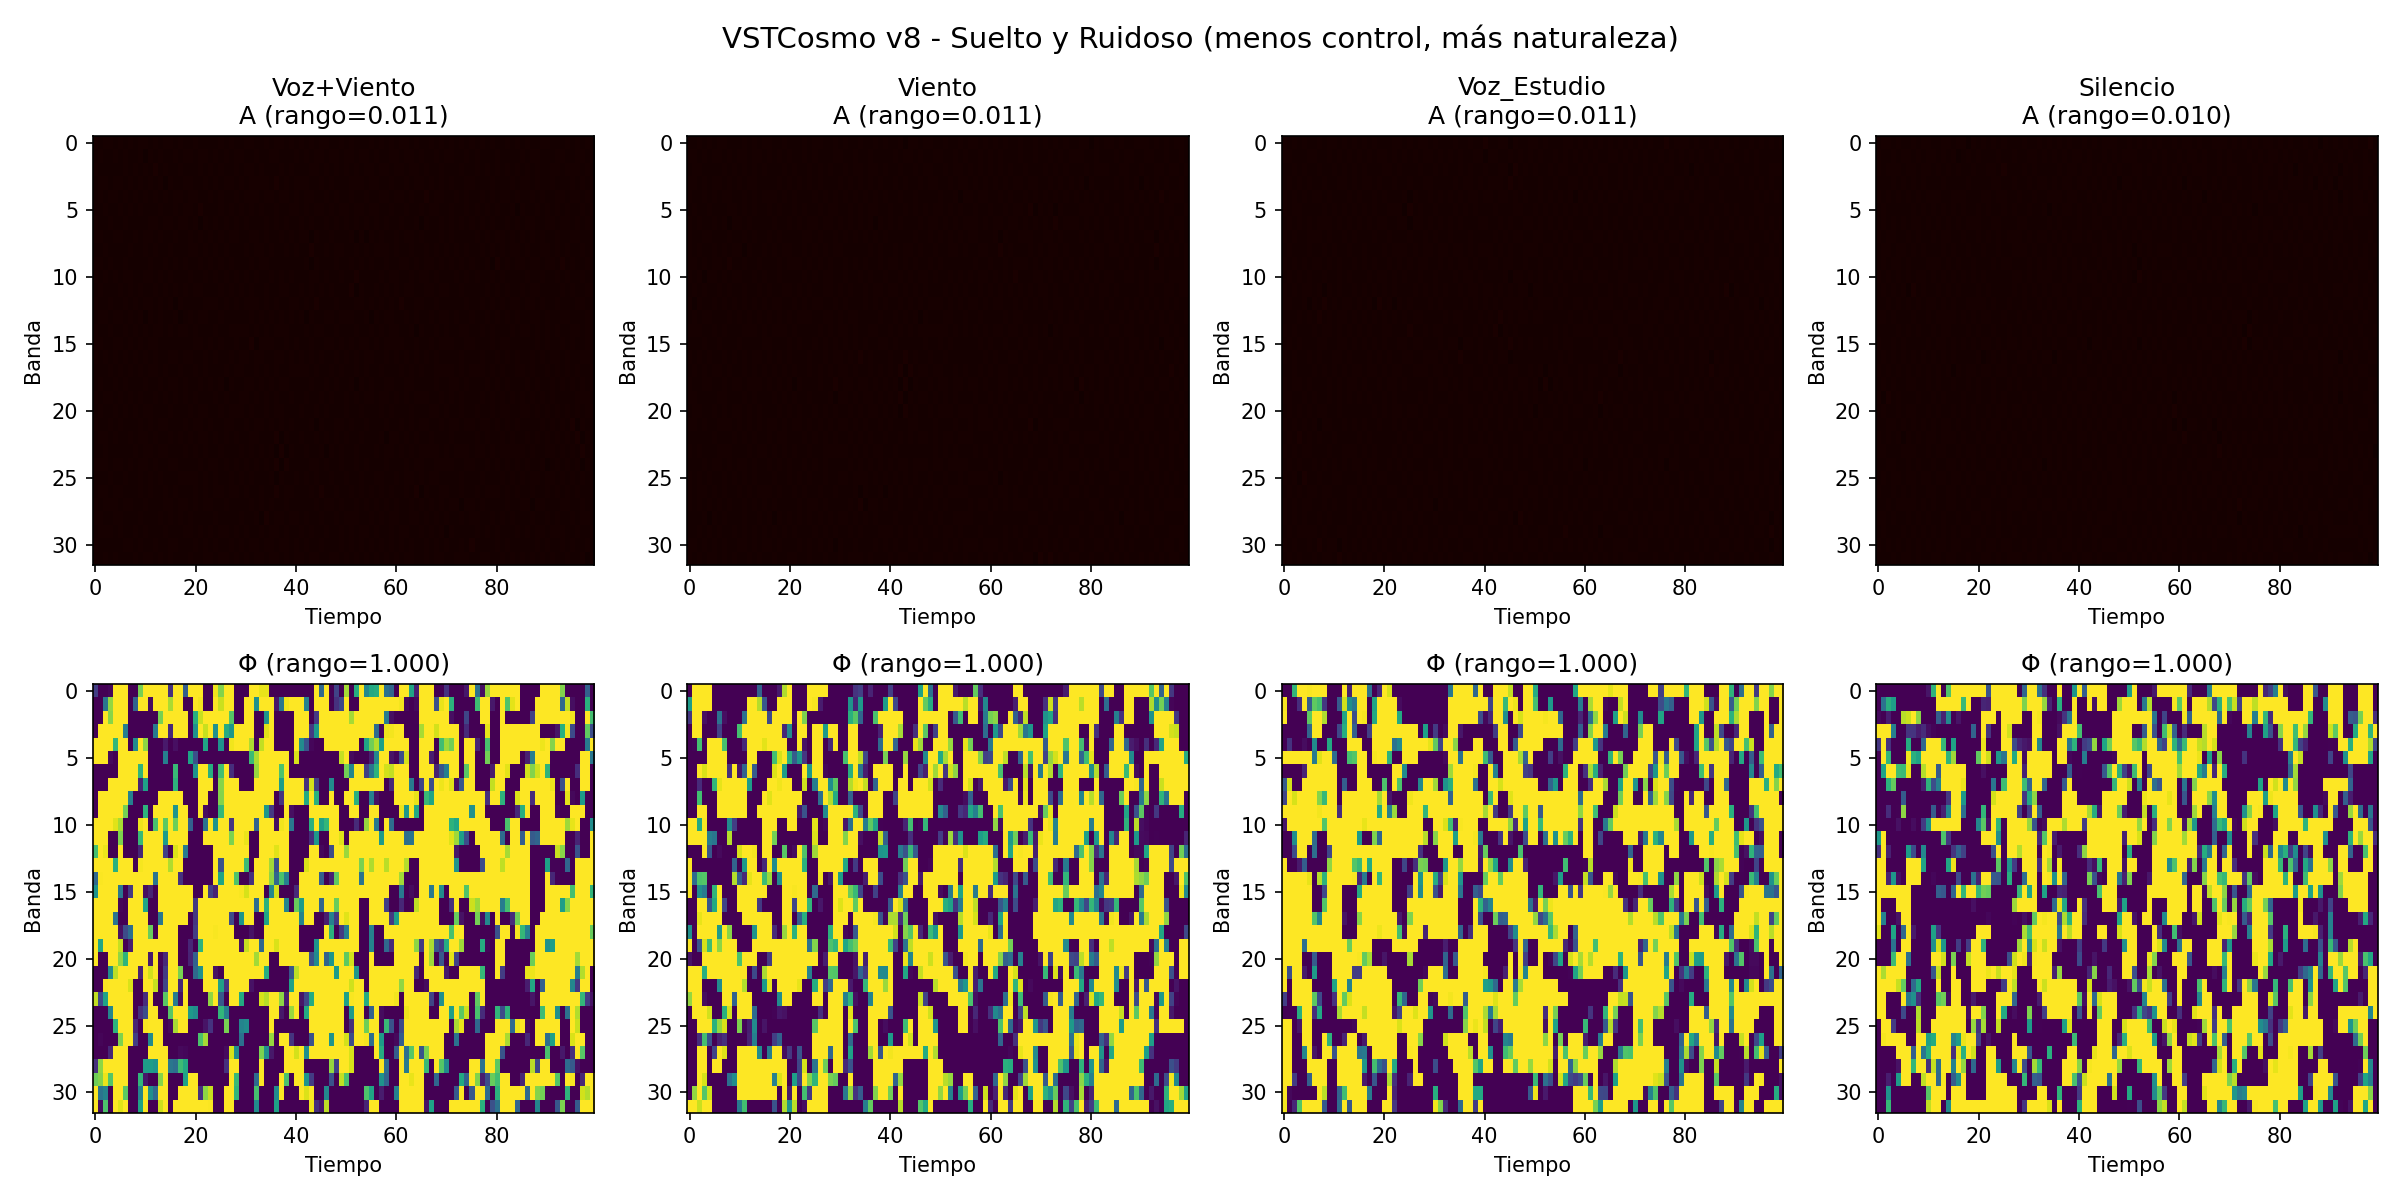

Source code (Python):
#!/usr/bin/env python3
"""
VSTCosmo - Experimento v8: Suelto y Ruidoso
Parámetros más libres, menos control, más naturaleza.
No busca precisión. Busca persistencia.
"""

import numpy as np
import scipy.io.wavfile as wav
import matplotlib.pyplot as plt
import warnings
warnings.filterwarnings('ignore')

# ============================================================
# PARÁMETROS SUELTOS (menos rigurosidad)
# ============================================================
DIM_FREQ = 32
DIM_TIME = 100
DT = 0.01
DURACION = 20.0
N_PASOS = int(DURACION / DT)

# Φ: inestabilidad con holgura
DIFUSION_PHI = 0.1
GANANCIA_INEST = 0.25   # un poco más que antes

# A: más libertad
REFUERZO_A = 0.15
INHIBICION_A = 0.2
DIFUSION_A = 0.08
DISIPACION_A = 0.01
BASAL_A = 0.05

# Inercia: más cruda
INERCIA = 0.05

# Acoplamiento
DIFUSION_ACOPLAMIENTO = 0.2

# Límites amplios
LIMITE_MAX = 1.0
LIMITE_MIN = 0.0

# ============================================================
# FUNCIONES
# ============================================================
def cargar_audio(ruta):
    sr, data = wav.read(ruta)
    if data.dtype == np.int16:
        data = data.astype(np.float32) / 32768.0
    if data.ndim == 2:
        data = data.mean(axis=1)
    max_val = np.max(np.abs(data))
    if max_val > 0:
        data = data / max_val
    return sr, data

def inicializar_campo():
    return np.random.rand(DIM_FREQ, DIM_TIME) * 0.2 + 0.4

def inicializar_atencion():
    return np.ones((DIM_FREQ, DIM_TIME)) * BASAL_A

def aplicar_perturbacion(Phi, muestra, paso):
    m = (muestra + 1) / 2
    m = np.clip(m, 0, 1)
    banda = int(m * (DIM_FREQ - 1))
    t_idx = paso % DIM_TIME
    intensidad = 0.1 * abs(muestra)  # más intensidad
    
    for db in range(-3, 4):  # más rango
        b = (banda + db) % DIM_FREQ
        peso = np.exp(-(db**2) / 6)  # gaussiano más ancho
        Phi[b, t_idx] += intensidad * peso
    
    for dt in range(-2, 3):
        t = (t_idx + dt) % DIM_TIME
        for db in range(-2, 3):
            b = (banda + db) % DIM_FREQ
            peso_t = np.exp(-(dt**2) / 3)
            Phi[b, t] += intensidad * 0.2 * peso_t
    
    return np.clip(Phi, LIMITE_MIN, LIMITE_MAX)

def vecinos_phi(Phi):
    return (np.roll(Phi, 1, axis=0) + np.roll(Phi, -1, axis=0) +
            np.roll(Phi, 1, axis=1) + np.roll(Phi, -1, axis=1)) / 4

def actualizar_campo(Phi, muestra, paso):
    Phi = aplicar_perturbacion(Phi, muestra, paso)
    vecinos = vecinos_phi(Phi)
    difusion = DIFUSION_PHI * (vecinos - Phi)
    desviacion = Phi - 0.5
    inestabilidad = GANANCIA_INEST * desviacion * (1 - desviacion**2)
    Phi = Phi + DT * (difusion + inestabilidad)
    return np.clip(Phi, LIMITE_MIN, LIMITE_MAX)

def vecinos_a(A):
    return (np.roll(A, 1, axis=0) + np.roll(A, -1, axis=0) +
            np.roll(A, 1, axis=1) + np.roll(A, -1, axis=1)) / 4

def actualizar_atencion(A, Phi, Phi_prev):
    auto = REFUERZO_A * A * (1 - A)
    inhib = -INHIBICION_A * vecinos_a(A)
    dif = DIFUSION_A * (vecinos_a(A) - A)
    dis = -DISIPACION_A * (A - BASAL_A)
    
    dA_base = auto + inhib + dif + dis
    
    # Gradiente temporal crudo (sin normalizar)
    grad_temporal = Phi - Phi_prev
    
    # Propagación sucia y ruidosa
    prop = INERCIA * np.roll(A, 1, axis=1) * np.maximum(grad_temporal, 0)
    prop += INERCIA * 0.5 * np.roll(A, -1, axis=1) * np.maximum(-grad_temporal, 0)
    
    dA = dA_base + prop
    
    # Pequeño ruido (naturaleza)
    dA += np.random.randn(*A.shape) * 0.001
    
    A = A + DT * dA
    return np.clip(A, LIMITE_MIN, LIMITE_MAX)

def acoplamiento_atencion_campo(Phi, A):
    vecinos = vecinos_phi(Phi)
    mezcla = (1 - 0.5 * A) * Phi + 0.5 * A * vecinos
    flujo = mezcla - Phi
    Phi = Phi + DT * DIFUSION_ACOPLAMIENTO * flujo
    return np.clip(Phi, LIMITE_MIN, LIMITE_MAX)

def simular(audio, sr, nombre, num_pasos=N_PASOS):
    print(f"\n  Simulando: {nombre}")
    
    Phi = inicializar_campo()
    A = inicializar_atencion()
    Phi_prev = Phi.copy()
    
    for paso in range(num_pasos):
        t = paso * DT
        idx = int(t * sr)
        idx = min(idx, len(audio) - 1)
        muestra = audio[idx] if idx >= 0 else 0.0
        
        Phi = actualizar_campo(Phi, muestra, paso)
        A = actualizar_atencion(A, Phi, Phi_prev)
        Phi = acoplamiento_atencion_campo(Phi, A)
        
        Phi_prev = Phi.copy()
        
        if paso % (num_pasos // 10) == 0 and paso > 0:
            pct = 100 * paso // num_pasos
            rango_a = np.max(A) - np.min(A)
            print(f"      Progreso: {pct}% | rango A={rango_a:.4f}")
    
    return {
        'nombre': nombre,
        'A': A.copy(),
        'Phi': Phi.copy(),
        'rango_A': np.max(A) - np.min(A),
        'var_A': np.var(A),
        'rango_Phi': np.max(Phi) - np.min(Phi)
    }

def main():
    print("=" * 60)
    print("VSTCosmo - Experimento v8: Suelto y Ruidoso")
    print("Parámetros más libres, menos control")
    print("=" * 60)
    
    # Cargar archivos
    print("\n[1] Cargando archivos...")
    
    sr_v, voz_viento = cargar_audio('Voz+Viento_1.wav')
    sr_w, viento = cargar_audio('Viento.wav')
    sr_vc, voz_limpia = cargar_audio('Voz_Estudio.wav')
    
    print(f"    Voz+Viento: {len(voz_viento)/sr_v:.2f}s")
    print(f"    Viento: {len(viento)/sr_w:.2f}s")
    print(f"    Voz_Estudio: {len(voz_limpia)/sr_vc:.2f}s")
    
    # Ejecutar
    print("\n[2] Ejecutando simulaciones sueltas...")
    
    resultados = []
    resultados.append(simular(voz_viento, sr_v, "Voz+Viento"))
    resultados.append(simular(viento, sr_w, "Viento"))
    resultados.append(simular(voz_limpia, sr_vc, "Voz_Estudio"))
    
    print(f"\n  Simulando: Silencio")
    audio_silencio = np.zeros(int(sr_v * DURACION))
    resultados.append(simular(audio_silencio, sr_v, "Silencio"))
    
    # Resultados
    print("\n" + "=" * 60)
    print("COMPARACIÓN DE RESULTADOS (suelta)")
    print("=" * 60)
    
    for r in resultados:
        print(f"{r['nombre']:15} | rango A={r['rango_A']:.4f} | var A={r['var_A']:.6f} | rango Φ={r['rango_Phi']:.4f}")
    
    # Visualización
    fig, axes = plt.subplots(2, 4, figsize=(16, 8))
    
    for i, r in enumerate(resultados):
        axes[0, i].imshow(r['A'], aspect='auto', cmap='hot', vmin=0, vmax=1)
        axes[0, i].set_title(f'{r["nombre"]}\nA (rango={r["rango_A"]:.3f})')
        axes[0, i].set_xlabel('Tiempo')
        axes[0, i].set_ylabel('Banda')
        
        axes[1, i].imshow(r['Phi'], aspect='auto', cmap='viridis', vmin=0, vmax=1)
        axes[1, i].set_title(f'Φ (rango={r["rango_Phi"]:.3f})')
        axes[1, i].set_xlabel('Tiempo')
        axes[1, i].set_ylabel('Banda')
    
    plt.suptitle('VSTCosmo v8 - Suelto y Ruidoso (menos control, más naturaleza)', fontsize=14)
    plt.tight_layout()
    plt.savefig('vstcosmo_v8_suelto.png', dpi=150)
    print("\n[3] Gráfico guardado: vstcosmo_v8_suelto.png")
    print("\n" + "=" * 60)
    print("EXPERIMENTO COMPLETADO")
    print("=" * 60)

if __name__ == "__main__":
    main()
